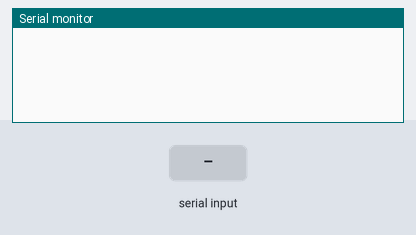
A sketch run on a simulated Arduino Uno, built with avr-gcc and run on an emulated ATmega328P. Parts: the last lines printed to the serial monitor. Inputs (shaded band) come from the test bench.

Above: at 1.2 s.
1.3 s: "X" received over the second serial link
At 2.5 s:
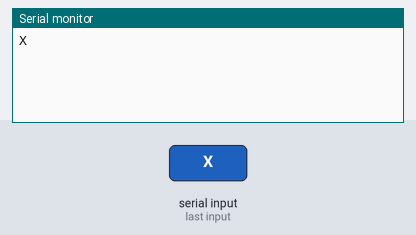
2.8 s: "1" received over the second serial link
At 3.7 s:
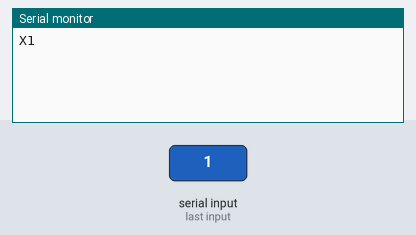

Measured:
- after the input at 1.3 s, the serial monitor: prints a new line at once (image 1)
- after the input at 2.8 s, the serial monitor: prints a new line at once (image 2)

The sketch:

bluetooth.ino
```cpp
#include<SoftwareSerial.h>

/* Create object named bt of the class SoftwareSerial */
SoftwareSerial bt(2,3); /* (Rx,Tx) */

void setup() {
  bt.begin(9600); /* Define baud rate for software serial communication */
  Serial.begin(9600); /* Define baud rate for serial communication */
}

void loop() {

    if (bt.available()) /* If data is available on serial port */
    {
      char ch = bt.read();
     Serial.write(ch); /* Print character received on to the serial monitor */
     if(ch == 'X') digitalWrite(LED_BUILTIN,LOW);
     else digitalWrite(LED_BUILTIN,HIGH);
    }
}
```
